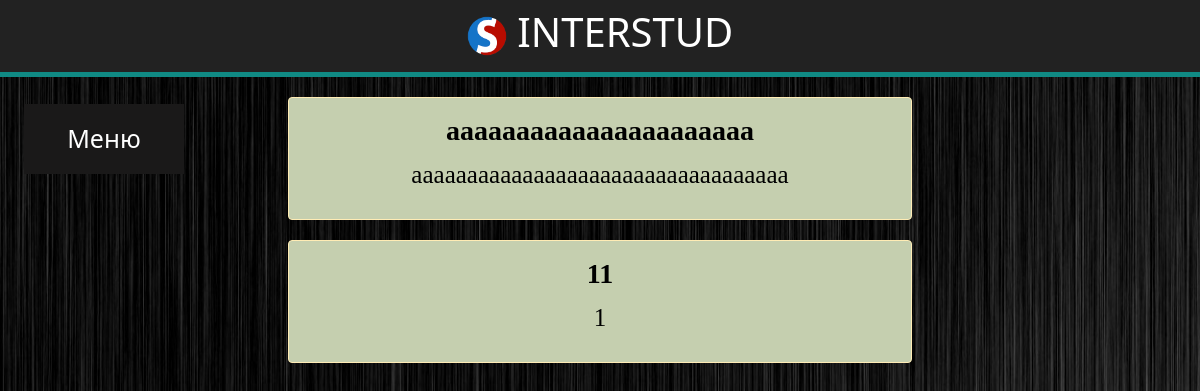
The page /news/ on the database as committed earlier.
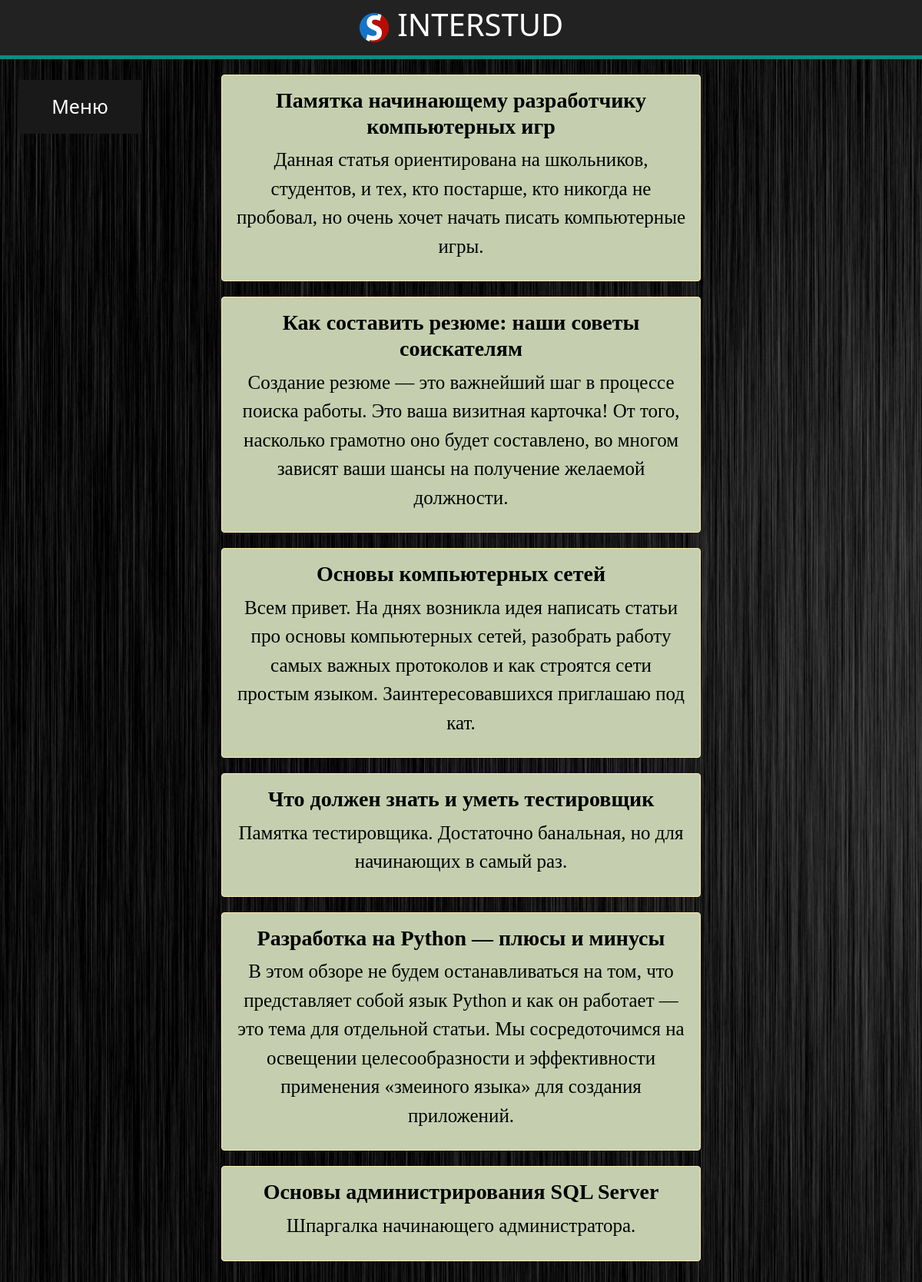
The same page on the database as committed later.
### news/models.py (models this page shows, shortened)
class Article(models.Model):
    title = models.CharField('Название', max_length=50, default='')
    anons = models.CharField('Анонс', max_length=250)
    full_text = models.TextField('Статья')
    date = models.DateTimeField('Дата публикации')

### news/views.py (the view)
# urls.py: path('', views.news_home, name='news_home'),
def news_home(request):
    news = Article.objects.all()
    return render(request, 'news/news_home.html', {'news': news})

### news/templates/news/news_home.html (shortened to what this page needs)
{% extends 'main/layout.html' %}
{% block content %}
<div class="header">
    <h1><img src="/media/logo.png" , width='40'>      INTERSTUD</h1>
</div>
    <div class='features'>
        {% for el in news %}
            <div class="alert alert-warning">
                <a href="{% url 'news_detail' el.id %}">
                <h3><strong>{{ el.title }}</strong></strong></h3>
                <p>{{ el.anons }}</p>
                </a>
            </div>
        {% endfor %}
    </div>
{% endblock %}

Rows that differ between the two databases and show on the page:
changed Article: title "aaaaaaaaaaaaaaaaaaaaaa" → "Памятка начинающему разработчику компьютерных игр"; anons "aaaaaaaaaaaaaaaaaaaaaaaaaaaaaaaaaa" → "Данная статья ориентирована на школьников, студентов, и тех, кто постарше, кто никогда не пробовал, но очень хочет начать писать компьютерные игры."
changed Article: title "11" → "Как составить резюме: наши советы соискателям"; anons "1" → "Создание резюме — это важнейший шаг в процессе поиска работы. Это ваша визитная карточка! От того, насколько грамотно оно будет составлено, во многом зависят ваши шансы на получение желаемой должности."
added Article: title "Основы компьютерных сетей", anons "Всем привет. На днях возникла идея написать статьи про основы компьютерных сетей, разобрать работу самых важных протоколов и как строятся сети простым языком. Заинтересовавшихся приглашаю под кат."
added Article: title "Что должен знать и уметь тестировщик", anons "Памятка тестировщика. Достаточно банальная, но для начинающих в самый раз."
added Article: title "Разработка на Python — плюсы и минусы", anons "В этом обзоре не будем останавливаться на том, что представляет собой язык Python и как он работает — это тема для отдельной статьи. Мы сосредоточимся на освещении целесообразности и эффективности применения «змеиного языка» для создания приложений."
added Article: title "Основы администрирования SQL Server", anons "Шпаргалка начинающего администратора."
